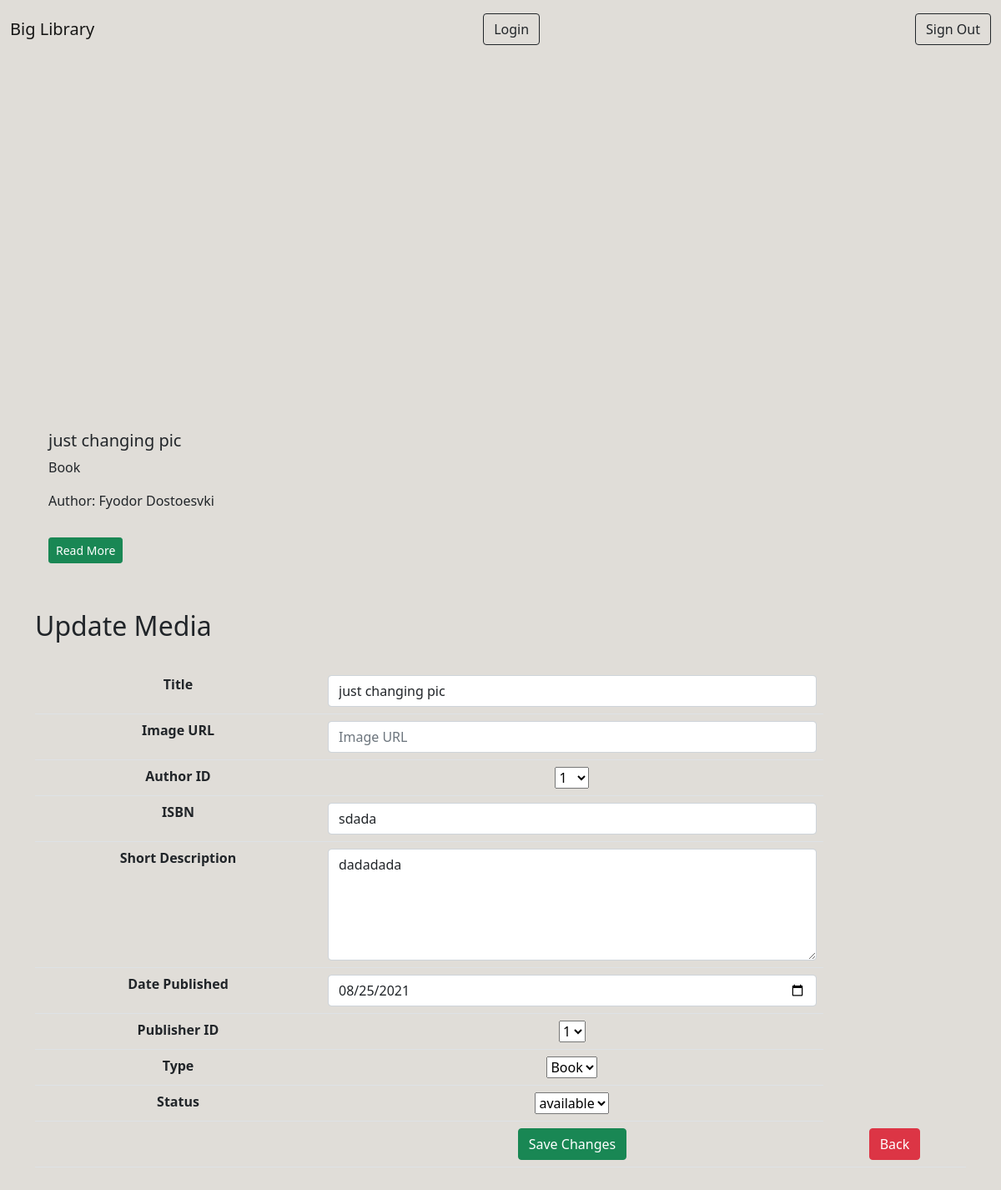
Page /update.php?id=99 on the earlier database version.
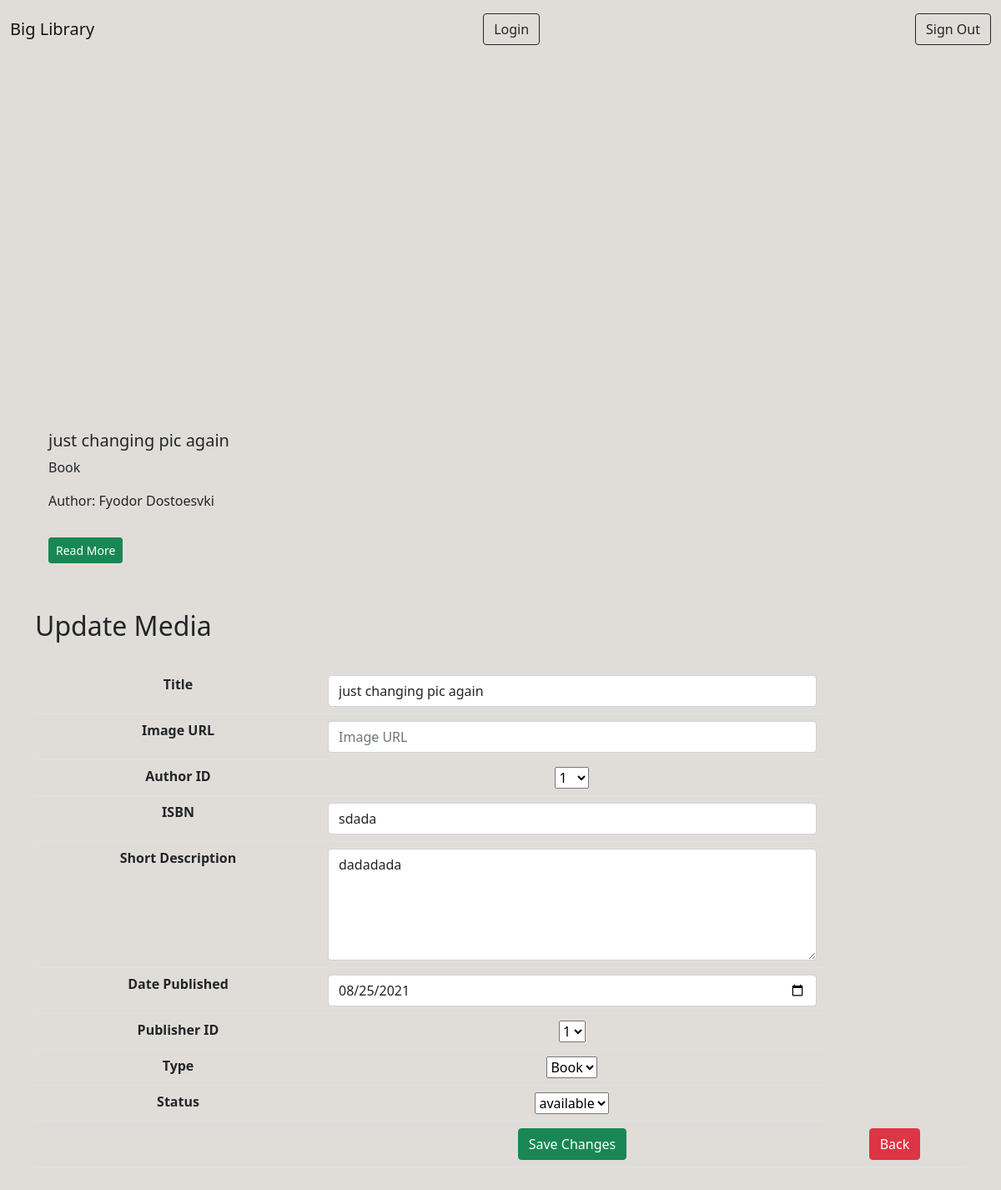
Same page on the later database version.
### tables this page shows
CREATE TABLE `media` (
  `id` int(11) NOT NULL,
  `image` varchar(255) NOT NULL,
  `author_id` int(11) NOT NULL,
  `ISBN` varchar(20) NOT NULL,
  `short_desc` text NOT NULL,
  `publish_date` date NOT NULL,
  `publisher_id` int(11) NOT NULL,
  `type` enum('Book','CD','DVD') NOT NULL,
  `status` enum('available','reserved') NOT NULL,
  `title` varchar(50) NOT NULL
);

CREATE TABLE `author` (
  `author_id` int(11) NOT NULL,
  `first_name` varchar(25) NOT NULL,
  `last_name` varchar(25) NOT NULL
);

CREATE TABLE `publisher` (
  `publisher_id` int(11) NOT NULL,
  `name` varchar(25) NOT NULL,
  `address` varchar(40) NOT NULL
);

### actions/a_select.php (called while the page is built, shortened)
<?php
if ($_GET['id']) {
    $id = $_GET['id'];
    $query = "SELECT * FROM media LEFT JOIN author ON media.author_id = author.author_id LEFT JOIN publisher ON media.publisher_id = publisher.publisher_id WHERE media.id = {$id}";
    $result = mysqli_query($connect, $query);
    if ($result->num_rows == 1) {
        $data = $result->fetch_assoc();
        if(strlen($data['image']) < 18)
            {
                $imagename = $data['image'];
                $image = 'pictures/'.$data['image'];
                } else {
                $image = $data['image'];
            }
        $author_id = $data["author_id"];
        $isbn = $data["ISBN"];
        $short_desc = $data["short_desc"];
        $publish_date = $data["publish_date"];
        $publisher_id = $data["publisher_id"];
        $status = $data["status"];
    } else {
        header("location: error.php");
    }
} else {
    header("location: error.php");
}

### update.php (the view, shortened to what the changed rows need)
<?php
include_once 'actions/db_connect.php';
include_once 'actions/view.php';
include_once 'actions/a_select.php';
include_once 'components/boot.php';
?>
<!DOCTYPE html>
<html lang="en">
<head>
    <link rel="stylesheet" href="style.css">
</head>
<body>
    <div class="container">
        <div class="row justify-content-evenly py-5">
            <div class="mt-3 mb-3">
                <?php echo viewMedia($image, $data['title'], $data['type'], $data['first_name'] . ' ' . $data['last_name'], $data['id'], $author_id); ?>
                <fieldset>
                    <form action="actions/a_update.php" method="post" enctype="multipart/form-data">
                        <table class='table'>
                            <tr>
                                <th>Title</th>
                                <td><input class='form-control' type="text" name="title" placeholder="Media title" value="<?php echo $title ?>" /></td>
                            </tr>
                            <tr>
                                <th>Image URL</th>
                            </tr>
                            <tr>
                                <th>Author ID</th>
                                <td><select id="authors" name="author_id" value="<?php echo $author_id ?>">
                                        <option value="1">1</option>
                                    </select>
                                </td>
                            </tr>
                            <tr>
                                <th>ISBN</th>
                                <td><input class='form-control' type="text" name="ISBN" placeholder="ISBN-Number" value="<?php echo $isbn ?>" /></td>
                            </tr>
                            <tr>
                                <th>Short Description</th>
                                <td><textarea class='form-control' type="text" name="short_desc" placeholder="Short description, max. 255 characters" rows="5"><?php echo $short_desc ?></textarea></td>
                            </tr>
                            <tr>
                                <th>Date Published</th>
                                <td><input class='form-control' type="date" name="publish_date" value="<?php echo $publish_date ?>" /></td>
                            </tr>
                            <tr>
                                <th>Publisher ID</th>
                                <td><select id="publisher" name="publisher_id" value="<?php echo $publisher_id ?>">
                                        <option value="1">1</option>
                                    </select>
                                </td>
                            </tr>
                            <tr>
                                <th>Type</th>
                                <td><select id="type" name="type" value="<?php echo $type ?>">
                                        <option value="Book">Book</option>
                                    </select>
                                </td>
                            </tr>
                            <th>Status</th>
                            <td><select id="status" name="status" value="<?php echo $status ?>">
                                    <option value="available">available</option>
                                </select>
                            </td>
                            <tr>
                                <th></th>
                            </tr>
                        </table>
                    </form>
                </fieldset>
            </div>
        </div>
    </div>
</body>
</html>

### actions/view.php (shortened to what the changed rows need)
<?php
function viewMedia($img, $title, $type, $author, $id)
    {
    return "<div class=\"col-6 col-md-4 col-lg-3 my-3\">
        <div class=\"card\bg-transparent\h-100\">
            <div style='background-image: url(".$img."); background-repeat: no-repeat; background-size: contain; height: 350px; background-position: center;'>
            </div>
            <div class=\"card-body\">
                <h5 class=\"card-title\">".$title."</h5>
                <p class=\"card-text\">".$type."</p>
                <p class=\"card-text\">Author: ".$author."</p>
            </div>
            <div class=\"card-body\">
                <a href='details.php?id=".$id."' class='btn btn-success btn-sm'>Read More</a>
            </div>
        </div>
    </div>";
    }

Differences in the rows shown:
changed media "Book": title "just changing pic" → "just changing pic again"
